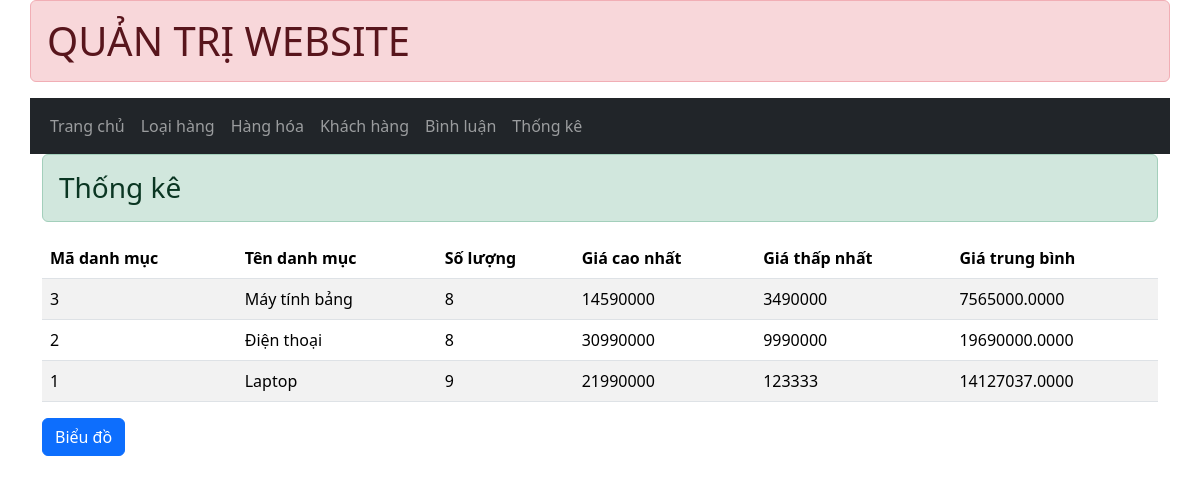
Page /admin/index.php?act=listThongKe (signed in) on the committed database.
### tables this page shows
CREATE TABLE `category` (
  `id_cat` int NOT NULL,
  `name_cat` varchar(256) NOT NULL
);

### admin/controllers/thongkeController.php (called while the page is built, shortened)
<?php
class thongkeController
{
    public $thongkeModel;
    function __construct()
    {
        $this->thongkeModel = new thongkeModel();
    }
    function listThongke()
    {
        $thongke = $this->thongkeModel->thongke();
        require_once 'views/listthongke.php';
    }
}

### admin/index.php (called while the page is built, shortened)
<?php
require_once 'controllers/thongkeController.php';
require_once 'models/thongkeModel.php';
require_once '../commons/function.php';
$act=$_GET['act']??'/';
match ($act) {
    '/' => (new dashboardController())->dashboard(),
    'listProduct' => (new productController())->listProduct(),
    'listCategory'=> (new categoryController())->listCategory(),
    'listClient' => (new clientController())->listClient(),
    'listComment' => (new commentController())->listComment(),
    'listThongKe' => (new thongkeController())->listThongKe(),
    'insertProduct' => (new productController())->insert(),
    'insertCategory'=>(new categoryController())->insertCategory(),
    'insertClient' => (new clientController())->insertClient(),
    'updateProduct'=> (new productController())->update($_GET['id']),
    'updateCategory'=> (new categoryController())->updateCategory($_GET['id']),
    'updateClient'=> (new clientController())->updateClient($_GET['id']),
    'deleteProduct'=> (new productController())->delete($_GET['id']),
    'deleteCategory'=> (new categoryController())->deleteCategory($_GET['id']),
    'deleteClient'=> (new clientController())->deleteClient($_GET['id']),
    'deleteComment' => (new commentController())->deleteComment($_GET['id']),
    'bieudo'=>(new thongkeController())->bieudo(),
};

### commons/function.php (called while the page is built)
<?php
function connDBAss() {
    $host="mysql:host=localhost;dbname=web2014_assignment;charset=utf8";
    $user="root";
    $pass="";
    try {
        $conn = new PDO($host, $user, $pass);
        $conn->setAttribute(PDO::ATTR_ERRMODE, PDO::ERRMODE_EXCEPTION);
        return $conn;
    } catch (PDOException $th) {
        echo $th->getMessage();
    }
}

### admin/models/thongkeModel.php (called while the page is built)
<?php
class thongkeModel{
    public $conn;
    function __construct() {
        $this->conn = connDBAss();
    }
    function thongke()
    {
        $sql = "SELECT category.id_cat as id_cat,category.name_cat as name_cat, count(id_pro) as countsp, min(product.price_pro) as minprice, max(product.price_pro) as maxprice, avg(product.price_pro) as avgprice FROM product LEFT JOIN category ON product.id_cat = category.id_cat group by category.id_cat order BY category.id_cat desc";
        return $this->conn->query($sql)->fetchAll();
    }
}

### admin/views/listThongke.php (the view, shortened to what this page needs)
<!DOCTYPE html>
<html lang="en">
<head>
    <link href="../assets/css/bootstrap.min.css" rel="stylesheet">
    <link href="../assets/css/jquery-ui.min.css" rel="stylesheet">
</head>
<body>
    <div class="container">
        <header class="row">
            <h1 class="alert alert-danger">QUẢN TRỊ WEBSITE</h1>
        </header>
        <nav class="row">
            <?php require_once 'component/menu.php'; ?>
        </nav>
        <h3 class="alert alert-success">Thống kê</h3>
        <table class="table table-striped">
            <thead>
                <tr>
                    <th>Mã danh mục</th>
                    <th>Tên danh mục</th>
                    <th>Số lượng</th>
                    <th>Giá cao nhất</th>
                    <th>Giá thấp nhất</th>
                    <th>Giá trung bình</th>
                </tr>
            </thead>
            <tbody>
                <?php
                foreach ($thongke as $key => $value) {
                    ?>
                    <tr>
                        <td><?= $value['id_cat'] ?></td>
                        <td><?= $value['name_cat'] ?></td>
                        <td><?= $value['countsp'] ?></td>
                        <td><?= $value['maxprice'] ?></td>
                        <td><?= $value['minprice'] ?></td>
                        <td><?= $value['avgprice'] ?></td>
                    </tr>
                    <?php
                }
                ?>
            </tbody>
        </table>
        <a href="?act=bieudo" class="btn btn-primary">Biểu đồ</a>
    </div>
</body>
</html>

### rows in the picture
category: id_cat "3", name_cat "Máy tính bảng", countsp "8", maxprice "14590000", minprice "3490000", avgprice "7565000.0000"
category: id_cat "2", name_cat "Điện thoại", countsp "8", maxprice "30990000", minprice "9990000", avgprice "19690000.0000"
category: id_cat "1", name_cat "Laptop", countsp "9", maxprice "21990000", minprice "123333", avgprice "14127037.0000"
